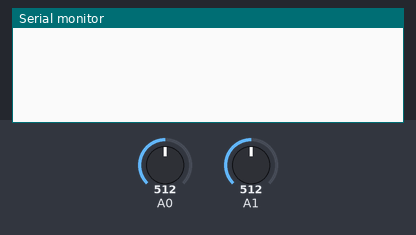
Bench run of a sketch on a simulated Arduino Uno, built with avr-gcc and run on an emulated ATmega328P. Parts: the last lines printed to the serial monitor. Inputs (shaded band) come from the test bench; at power-on: A0 = 512, A1 = 512.

Above: at 1.2 s.
1.3 s: A0 set to 716
At 3.0 s:
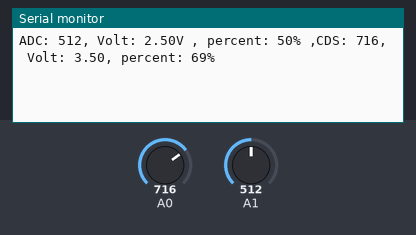
5.5 s: A1 set to 716
At 6.7 s:
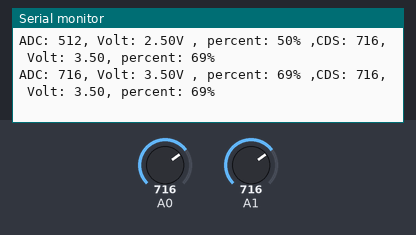
7.0 s: A0 set to 900
At 8.4 s:
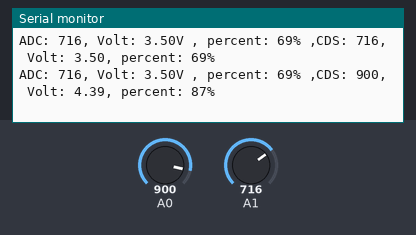
8.5 s: A1 set to 900
At 10.4 s:
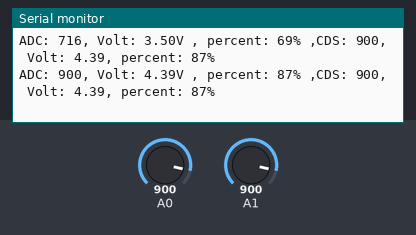
Timing chart, 0 to 11.0 s (numbered marks = the images above; inputs shaded):
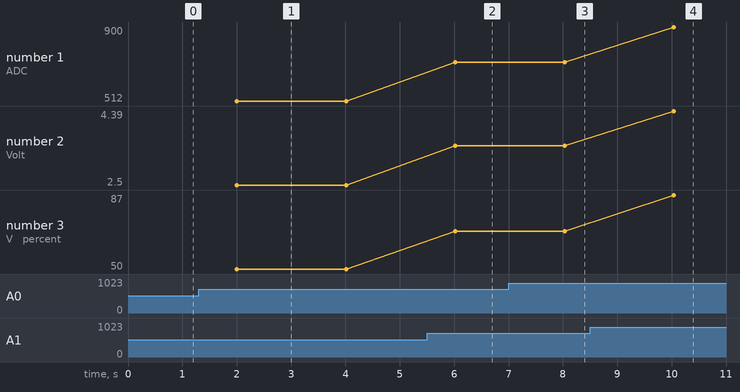

The sketch:

Sensor_Analog_CDS_VAR_Volt_Change_1108.ino
```cpp
#include <TimerOne.h>

volatile bool timer1Flag = false;

void setup()
{
  Serial.begin(9600);
  Timer1.initialize(2000000); // us단위, 1초
  Timer1.attachInterrupt(timer1Isr); // 인터럽트 핸들러 함수 추가
}

void timer1Isr()
{
  timer1Flag = true;
}

void loop()
{
  char str[20];
  int cnt;

  cnt = Serial.readBytesUntil('\n', str, sizeof(str));
  str[cnt]= '\n';
  str[cnt+1]= '\0';

  if(timer1Flag)
  {
      int sensorValue = analogRead(A1);
      int CDSValue = analogRead(A0);

      // 실수형 계산시 소수점찍는 것 주의
      double a = (double)sensorValue * (5/1024.0);
      int a1 = map(sensorValue, 0, 1023, 0, 100);

      double b = (double)CDSValue * (5/1024.0);
      int b1 = map(CDSValue,0,1023,0,100);

      Serial.print("ADC: ");
      Serial.print(sensorValue);
      Serial.print(", Volt: ");
      Serial.print(a);
      Serial.print("V , ");
      Serial.print("percent: ");
      Serial.print(a1);
      Serial.print("% ,");

      Serial.print("CDS: ");
      Serial.print(CDSValue);
      Serial.print(", Volt: ");
      Serial.print(b);
      Serial.print(", percent: ");
      Serial.print(b1);
      Serial.println("%");

      timer1Flag = false;
  }
}
```

Measured:
- after the input at 1.3 s, the serial monitor: prints a new line after 0.70 s (image 1)
- after the input at 5.5 s, the serial monitor: prints a new line after 0.52 s (image 2)
- after the input at 7.0 s, the serial monitor: prints a new line after 1.0 s (image 3)
- after the input at 8.5 s, the serial monitor: prints a new line after 1.5 s (image 4)
